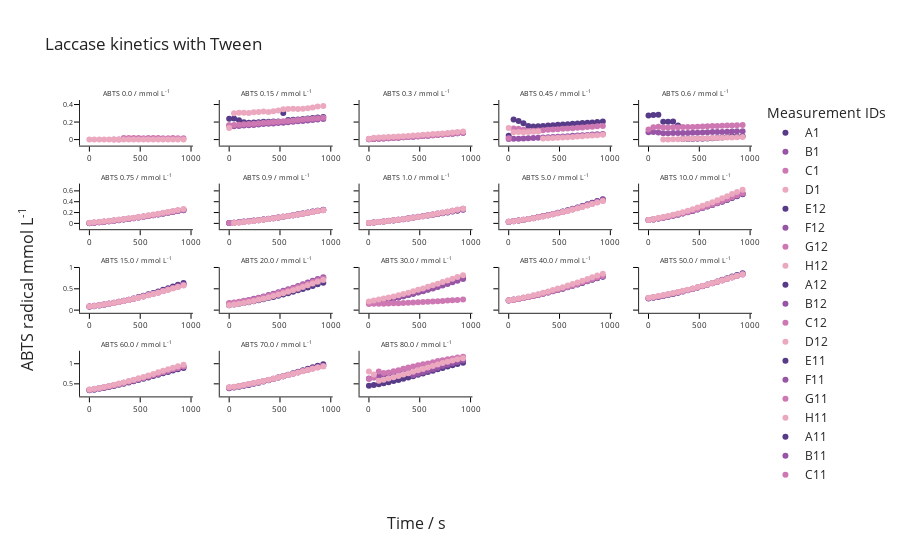

The notebook cell saved with this chart:
### Code cell
estimator_Tween.visualize_data()
